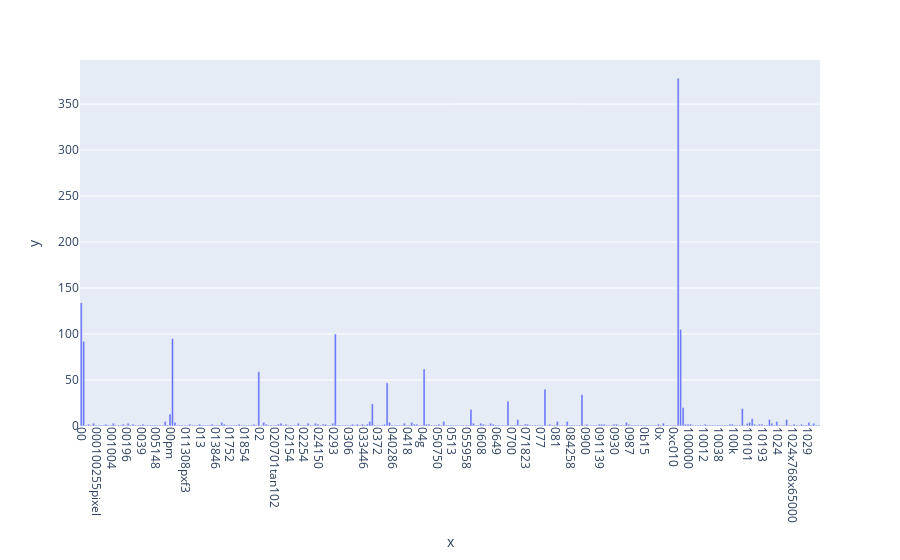

Notebook code for this chart:
### Markdown cell above
### >>> **Exercise 12 (take home):**
If you want a nicer interactive visualization here, I would encourage you try to install and use plotly to achieve this.

### Code cell
# Answer here
import plotly.express as px

fig = px.bar(x=count_vect.get_feature_names_out()[:300], y=term_frequencies[:300])
fig.update_layout(xaxis_tickangle=90)  
fig.show()

### Figure 1 — Plotly figure (JSON) as saved in the notebook; plotly's stock layout.template omitted (floating-point values rounded to 4 significant figures; data arrays with more than 128 entries replaced by an {"elided": "..."} marker saying what was removed)
{"data": [{"hovertemplate": "x=%{x}<br>y=%{y}<extra></extra>", "legendgroup": "", "marker": {"color": "#636efa", "pattern": {"shape": ""}}, "name": "", "orientation": "v", "showlegend": false, "textposition": "auto", "type": "bar", "x": {"elided": "300 str values"}, "xaxis": "x", "y": {"elided": "300 int values"}, "yaxis": "y"}], "layout": {"barmode": "relative", "legend": {"tracegroupgap": 0}, "margin": {"t": 60}, "xaxis": {"anchor": "y", "domain": [0, 1], "tickangle": 90, "title": {"text": "x"}}, "yaxis": {"anchor": "x", "domain": [0, 1], "title": {"text": "y"}}}}
